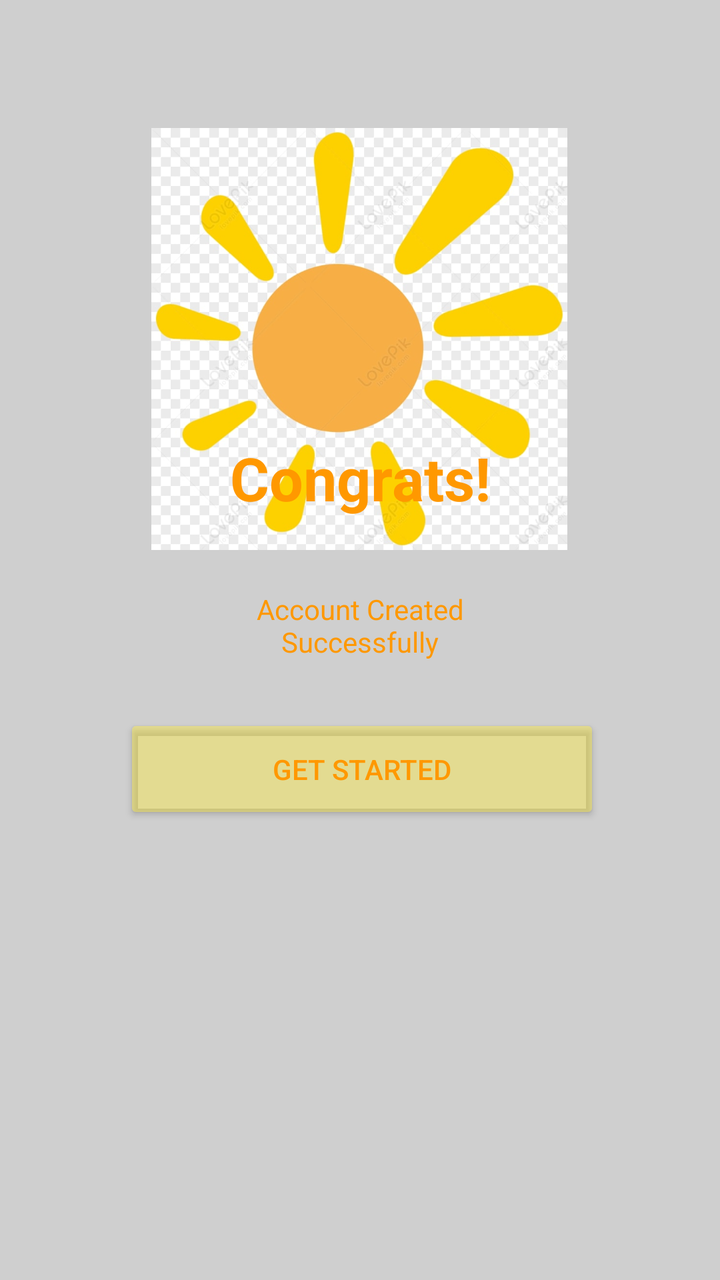
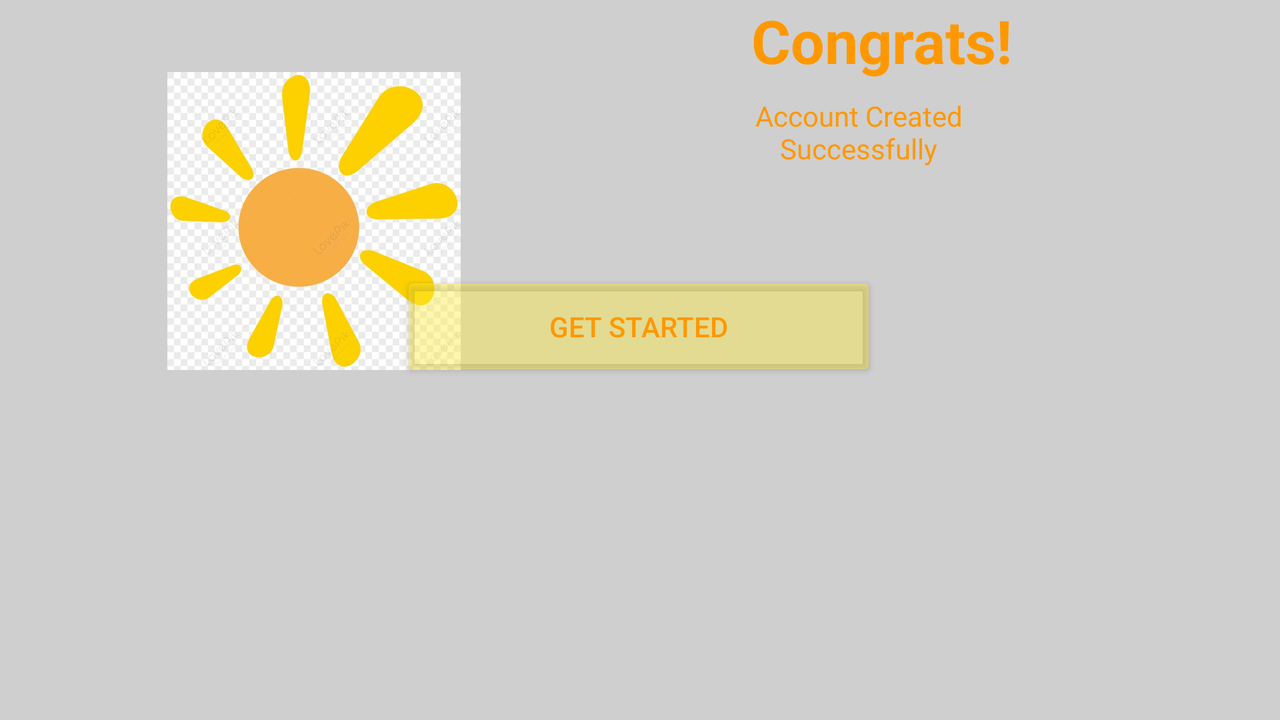

The same Android screen from two of the app's own layout files: first res/layout/ as a phone draws it, then the author's variant for another configuration, drawn on a device whose configuration selects that folder. Both files follow.
<!-- AndroidManifest.xml: application theme Theme.Maket -->
<!-- res/layout/activity_main.xml -->
<?xml version="1.0" encoding="utf-8"?>
<androidx.constraintlayout.widget.ConstraintLayout xmlns:android="http://schemas.android.com/apk/res/android"
    xmlns:app="http://schemas.android.com/apk/res-auto"
    xmlns:tools="http://schemas.android.com/tools"
    android:layout_width="match_parent"
    android:layout_height="match_parent"
    tools:context=".MainActivity">

    <TextView
        android:id="@+id/textView8"
        android:layout_width="1516dp"
        android:layout_height="1580dp"
        android:background="#CFCFCF"
        android:backgroundTint="#CFCFCF"
        app:layout_constraintBottom_toBottomOf="parent"
        app:layout_constraintEnd_toEndOf="parent"
        app:layout_constraintStart_toStartOf="parent"
        app:layout_constraintTop_toTopOf="parent" />

    <ImageView
        android:id="@+id/imageView3"
        android:layout_width="234dp"
        android:layout_height="211dp"
        android:layout_marginTop="64dp"
        app:layout_constraintBottom_toTopOf="@+id/textView"
        app:layout_constraintEnd_toEndOf="parent"
        app:layout_constraintHorizontal_bias="0.497"
        app:layout_constraintStart_toStartOf="parent"
        app:layout_constraintTop_toTopOf="parent"
        app:layout_constraintVertical_bias="0.0"
        app:srcCompat="@drawable/no_image" />

    <Button
        android:id="@+id/button7"
        android:layout_width="238dp"
        android:layout_height="55dp"
        android:layout_marginBottom="228dp"
        android:backgroundTint="#6AFFEB3B"
        android:text="Get Started"
        android:textColor="#FF9800"
        android:textColorHint="#FF9800"
        app:layout_constraintBottom_toBottomOf="parent"
        app:layout_constraintEnd_toEndOf="parent"
        app:layout_constraintHorizontal_bias="0.508"
        app:layout_constraintStart_toStartOf="parent" />

    <TextView
        android:id="@+id/textView"
        android:layout_width="wrap_content"
        android:layout_height="wrap_content"
        android:layout_marginBottom="36dp"
        android:text="Congrats!"
        android:textColor="#FF9800"
        android:textColorHint="#FF9800"
        android:textSize="30dp"
        android:textStyle="bold"
        app:layout_constraintBottom_toTopOf="@+id/textView1"
        app:layout_constraintEnd_toEndOf="parent"
        app:layout_constraintStart_toStartOf="parent" />

    <TextView
        android:id="@+id/textView1"
        android:layout_width="113dp"
        android:layout_height="38dp"
        android:layout_marginBottom="24dp"
        android:text="Account Created Successfully"
        android:textAlignment="center"
        android:textColor="#FF9800"
        android:textColorHint="#FF9800"
        app:layout_constraintBottom_toTopOf="@+id/button7"
        app:layout_constraintEnd_toEndOf="parent"
        app:layout_constraintStart_toStartOf="parent" />


</androidx.constraintlayout.widget.ConstraintLayout>
<!-- resources referenced by this layout -->
<resources>
  <!-- drawable no_image: jpg bitmap (drawable, 56616 bytes) -->
  <style name="Theme.Maket" parent="Theme.MaterialComponents.DayNight.DarkActionBar">
          
          <item name="colorPrimary">@color/purple_500</item>
          <item name="colorPrimaryVariant">@color/purple_700</item>
          <item name="colorOnPrimary">@color/white</item>
          
          <item name="colorSecondary">@color/teal_200</item>
          <item name="colorSecondaryVariant">@color/teal_700</item>
          <item name="colorOnSecondary">@color/black</item>
          
          <item name="android:statusBarColor">?attr/colorPrimaryVariant</item>
          
      </style>
</resources>
<!-- res/layout-land/activity_main.xml (the author's variant of the layout above) -->
<!-- drawn on the phone turned sideways -->
<?xml version="1.0" encoding="utf-8"?>
<androidx.constraintlayout.widget.ConstraintLayout xmlns:android="http://schemas.android.com/apk/res/android"
    xmlns:app="http://schemas.android.com/apk/res-auto"
    xmlns:tools="http://schemas.android.com/tools"
    android:layout_width="match_parent"
    android:layout_height="match_parent"
    tools:context=".MainActivity">

    <TextView
        android:id="@+id/textView8"
        android:layout_width="1516dp"
        android:layout_height="1580dp"
        android:background="#CFCFCF"
        android:backgroundTint="#CFCFCF"
        app:layout_constraintBottom_toBottomOf="parent"
        app:layout_constraintEnd_toEndOf="parent"
        app:layout_constraintStart_toStartOf="parent"
        app:layout_constraintTop_toTopOf="parent" />

    <ImageView
        android:id="@+id/imageView3"
        android:layout_width="172dp"
        android:layout_height="149dp"
        android:layout_marginTop="36dp"
        app:layout_constraintEnd_toEndOf="parent"
        app:layout_constraintHorizontal_bias="0.152"
        app:layout_constraintStart_toStartOf="parent"
        app:layout_constraintTop_toTopOf="parent"
        app:srcCompat="@drawable/no_image" />

    <Button
        android:id="@+id/button7"
        android:layout_width="238dp"
        android:layout_height="55dp"
        android:layout_marginBottom="40dp"
        android:backgroundTint="#6AFFEB3B"
        android:text="Get Started"
        android:textColor="#FF9800"
        android:textColorHint="#FF9800"
        app:layout_constraintBottom_toBottomOf="parent"
        app:layout_constraintEnd_toEndOf="parent"
        app:layout_constraintHorizontal_bias="0.498"
        app:layout_constraintStart_toStartOf="parent"
        app:layout_constraintTop_toBottomOf="@+id/textView1"
        app:layout_constraintVertical_bias="0.277" />

    <TextView
        android:id="@+id/textView"
        android:layout_width="wrap_content"
        android:layout_height="wrap_content"
        android:text="Congrats!"
        android:textColor="#FF9800"
        android:textColorHint="#FF9800"
        android:textSize="30dp"
        android:textStyle="bold"
        app:layout_constraintEnd_toEndOf="parent"
        app:layout_constraintHorizontal_bias="0.498"
        app:layout_constraintStart_toEndOf="@+id/imageView3"
        tools:layout_editor_absoluteY="64dp" />

    <TextView
        android:id="@+id/textView1"
        android:layout_width="113dp"
        android:layout_height="38dp"
        android:layout_marginTop="8dp"
        android:text="Account Created Successfully"
        android:textAlignment="center"
        android:textColor="#FF9800"
        android:textColorHint="#FF9800"
        app:layout_constraintEnd_toEndOf="parent"
        app:layout_constraintHorizontal_bias="0.708"
        app:layout_constraintStart_toStartOf="parent"
        app:layout_constraintTop_toBottomOf="@+id/textView" />


</androidx.constraintlayout.widget.ConstraintLayout>
